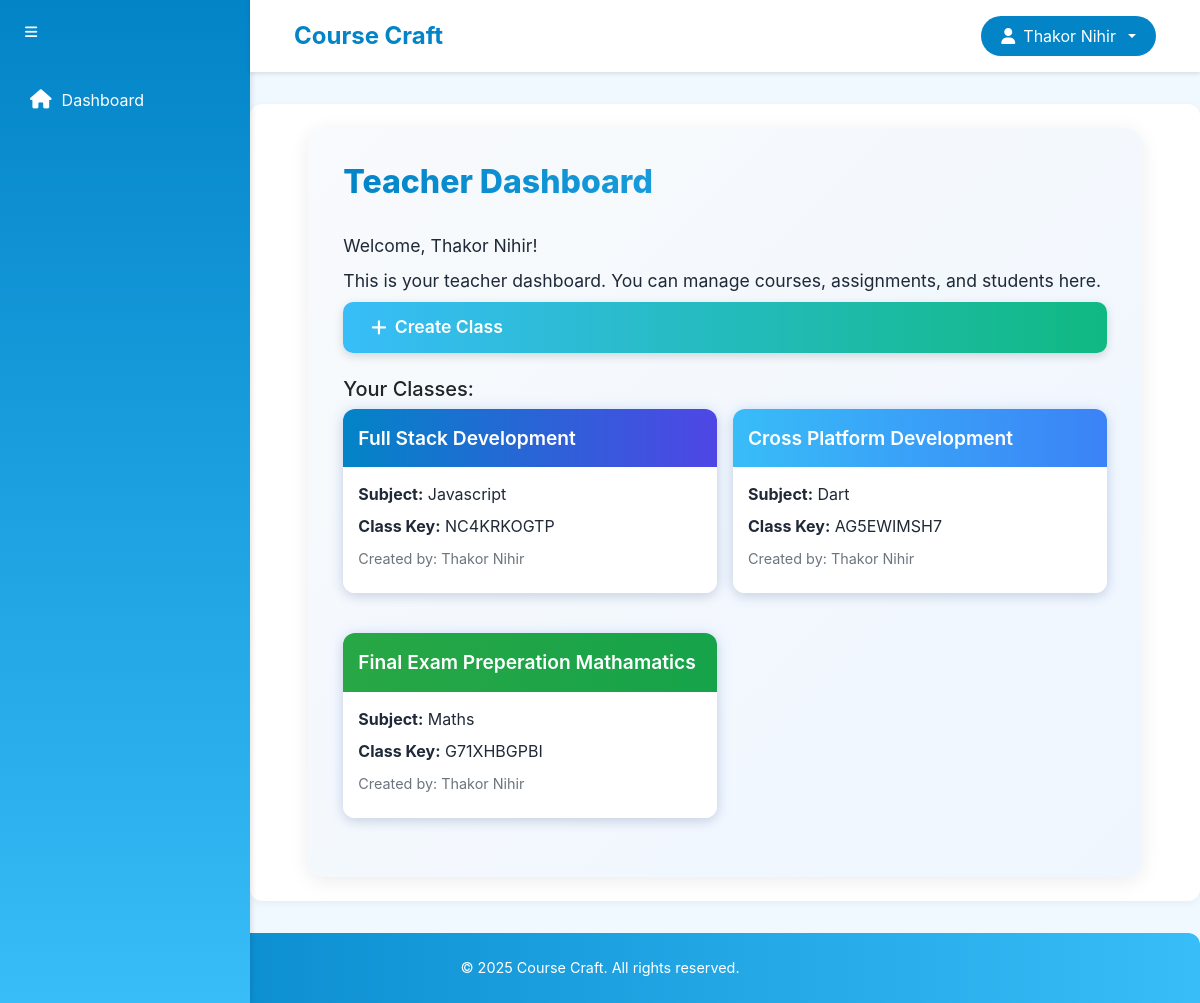
Page /teacher/dashboard/ (signed in) on the earlier database version.
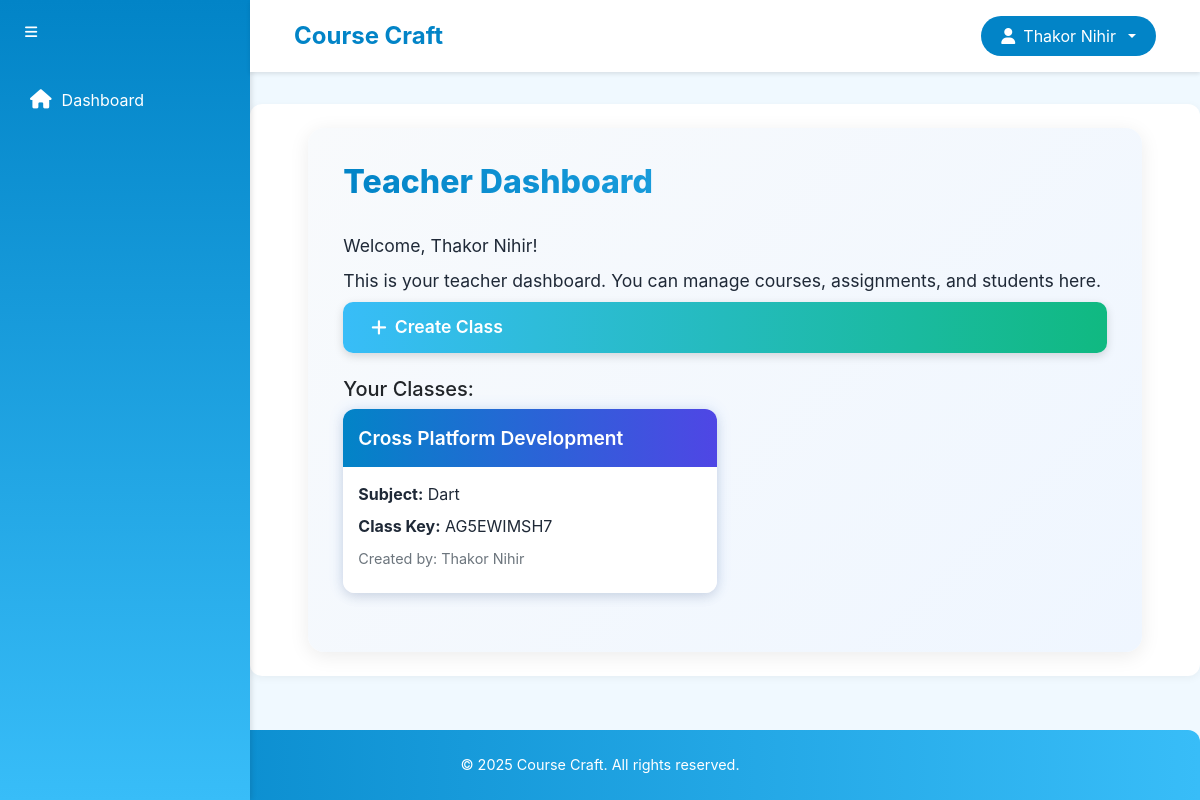
Same page on the later database version.
### teacher/models.py (models this page shows, shortened)
class Classroom(models.Model):
    class_name = models.CharField(max_length=100)
    subject = models.CharField(max_length=100)
    class_key = models.CharField(max_length=10, unique=True)
    description = models.TextField(blank=True)
    teacher = models.ForeignKey(User, on_delete=models.CASCADE, related_name='classes')
    created_at = models.DateTimeField(auto_now_add=True)

### account/models.py (models this page shows, shortened)
class User(AbstractBaseUser, PermissionsMixin):
    username = models.CharField(max_length=150, unique=True)
    full_name = models.CharField(max_length=255)
    date_of_birth = models.DateField()
    email = models.EmailField(unique=True)
    is_teacher = models.IntegerField(default=0)  # 0 for student, 1 for teacher
    created_at = models.DateTimeField(default=timezone.now)
    is_active = models.BooleanField(default=True)
    is_staff = models.BooleanField(default=False)
    objects = UserManager()
    USERNAME_FIELD = 'username'
    REQUIRED_FIELDS = ['email', 'full_name', 'date_of_birth']

### teacher/views.py (the view)
# urls.py: path('dashboard/', views.dashboard, name='dashboard'),
@login_required
def dashboard(request):
    if not request.user.is_teacher:
        return redirect('student:dashboard')
    classes = request.user.classes.all()
    return render(request, 'teacher/dashboard.html', {'classes': classes})

### templates/teacher/dashboard.html (shortened to what this page needs)
{% extends 'teacher/base.html' %}
{% block content %}
<div class="dashboard-container">
    <h2 class="dashboard-header">Teacher Dashboard</h2>
    <p class="welcome-text">Welcome, {{ user.full_name }}!</p>
    <p class="welcome-text">This is your teacher dashboard. You can manage courses, assignments, and students here.</p>
    <a href="{% url 'teacher:create_class' %}" class="btn create-class-btn">
        <i class="fas fa-plus"></i> Create Class
    </a>
    <div class="mt-4">
        <h5>Your Classes:</h5>
        <div class="row row-cols-2 g-3">
            {% for class in classes %}
            <div class="col">
                <a href="{% url 'teacher:class_detail' class.id %}" class="class-card-link">
                    <div class="class-card">
                        <div class="class-card-header class-color-{% cycle '1' '2' '3' '4' '5' '6' %}">
                            {{ class.class_name }}
                        </div>
                        <div class="class-card-body">
                            <p><strong>Subject:</strong> {{ class.subject }}</p>
                            <p><strong>Class Key:</strong> {{ class.class_key }}</p>
                            <p><small>Created by: {{ class.teacher.full_name }}</small></p>
                        </div>
                    </div>
                </a>
            </div>
            {% empty %}
            <p class="text-muted">You haven't created any classes yet.</p>
            {% endfor %}
        </div>
    </div>
</div>
{% endblock %}

Differences in the rows shown:
removed Classroom: class_name "Full Stack Development", subject "Javascript", class_key "NC4KRKOGTP", teacher.full_name "Thakor Nihir"
removed Classroom: class_name "Final Exam Preperation Mathamatics", subject "Maths", class_key "G71XHBGPBI", teacher.full_name "Thakor Nihir"
